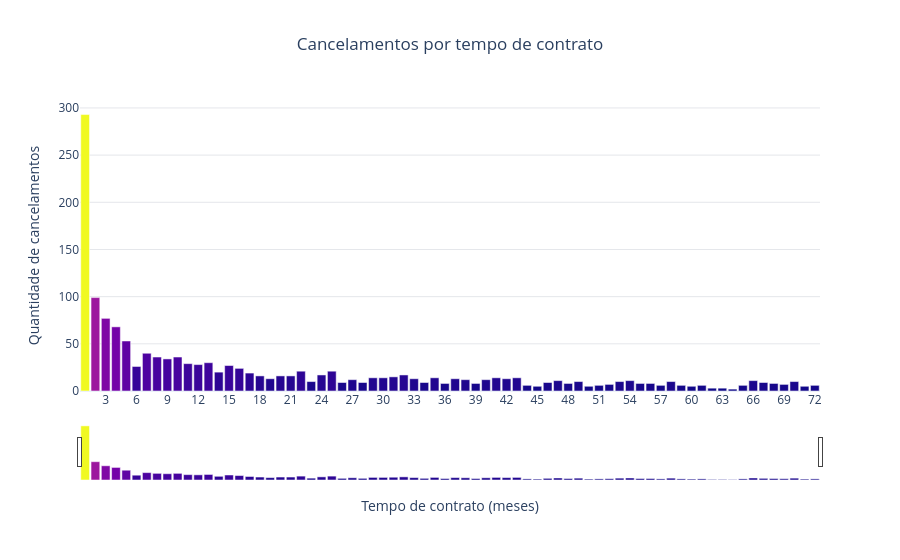

The code cell stored with this chart in its notebook:
### Code cell
import plotly.express as px

cancelados = df_gold[
    df_gold["Cancelamento"]
    .astype("string")
    .str.strip()
    .str.casefold()
    .isin(["sim", "yes", "true", "1"])
]

cancelamentos_por_mes = (
    cancelados
    .dropna(subset=["DuracaoContrato"])
    .groupby("DuracaoContrato")
    .size()
    .reset_index(name="Cancelamentos")
    .sort_values("DuracaoContrato")
)

fig = px.bar(
    cancelamentos_por_mes,
    x="DuracaoContrato",
    y="Cancelamentos",
    color="Cancelamentos",
    color_continuous_scale="Plasma",
    title="Cancelamentos por tempo de contrato",
    labels={
        "DuracaoContrato": "Tempo de contrato (meses)",
        "Cancelamentos": "Quantidade de cancelamentos",
    },
    template="plotly_white",
)

fig.update_traces(
    hovertemplate=(
        "Tempo de contrato: %{x} meses<br>"
        "Cancelamentos: %{y}<extra></extra>"
    )
)

fig.update_layout(
    title_x=0.5,
    coloraxis_showscale=False,
    bargap=0.15,
    hovermode="x",
)

fig.update_xaxes(
    dtick=3,
    rangeslider_visible=True,
    showgrid=False,
)

fig.update_yaxes(
    rangemode="tozero",
    gridcolor="#E5E7EB",
)

fig.show()

### Figure 1 — Plotly figure (JSON) as saved in the notebook; plotly's stock layout.template omitted (floating-point values rounded to 4 significant figures)
{"data": [{"hovertemplate": "Tempo de contrato: %{x} meses<br>Cancelamentos: %{y}<extra></extra>", "legendgroup": "", "marker": {"color": [293, 99, 77, 68, 53, 26, 40, 36, 34, 36, 29, 28, 30, 20, 27, 24, 19, 16, 13, 16, 16, 21, 10, 17, 21, 9, 12, 9, 14, 14, 15, 17, 13, 9, 14, 8, 13, 12, 8, 12, 14, 13, 14, 6, 5, 9, 11, 8, 10, 5, 6, 7, 10, 11, 8, 8, 6, 10, 6, 5, 6, 3, 3, 2, 6, 11, 9, 8, 7, 10, 5, 6], "coloraxis": "coloraxis", "pattern": {"shape": ""}}, "name": "", "orientation": "v", "showlegend": false, "textposition": "auto", "type": "bar", "x": [1, 2, 3, 4, 5, 6, 7, 8, 9, 10, 11, 12, 13, 14, 15, 16, 17, 18, 19, 20, 21, 22, 23, 24, 25, 26, 27, 28, 29, 30, 31, 32, 33, 34, 35, 36, 37, 38, 39, 40, 41, 42, 43, 44, 45, 46, 47, 48, 49, 50, 51, 52, 53, 54, 55, 56, 57, 58, 59, 60, 61, 62, 63, 64, 65, 66, 67, 68, 69, 70, 71, 72], "xaxis": "x", "y": [293, 99, 77, 68, 53, 26, 40, 36, 34, 36, 29, 28, 30, 20, 27, 24, 19, 16, 13, 16, 16, 21, 10, 17, 21, 9, 12, 9, 14, 14, 15, 17, 13, 9, 14, 8, 13, 12, 8, 12, 14, 13, 14, 6, 5, 9, 11, 8, 10, 5, 6, 7, 10, 11, 8, 8, 6, 10, 6, 5, 6, 3, 3, 2, 6, 11, 9, 8, 7, 10, 5, 6], "yaxis": "y"}], "layout": {"bargap": 0.15, "barmode": "relative", "coloraxis": {"autocolorscale": false, "colorbar": {"title": {"text": "Quantidade de cancelamentos"}}, "colorscale": [[0, "#0d0887"], [0.1111, "#46039f"], [0.2222, "#7201a8"], [0.3333, "#9c179e"], [0.4444, "#bd3786"], [0.5556, "#d8576b"], [0.6667, "#ed7953"], [0.7778, "#fb9f3a"], [0.8889, "#fdca26"], [1, "#f0f921"]], "showscale": false}, "hovermode": "x", "legend": {"tracegroupgap": 0}, "title": {"text": "Cancelamentos por tempo de contrato", "x": 0.5}, "xaxis": {"anchor": "y", "domain": [0, 1], "dtick": 3, "rangeslider": {"visible": true}, "showgrid": false, "title": {"text": "Tempo de contrato (meses)"}}, "yaxis": {"anchor": "x", "domain": [0, 1], "gridcolor": "#E5E7EB", "rangemode": "tozero", "title": {"text": "Quantidade de cancelamentos"}}}}
